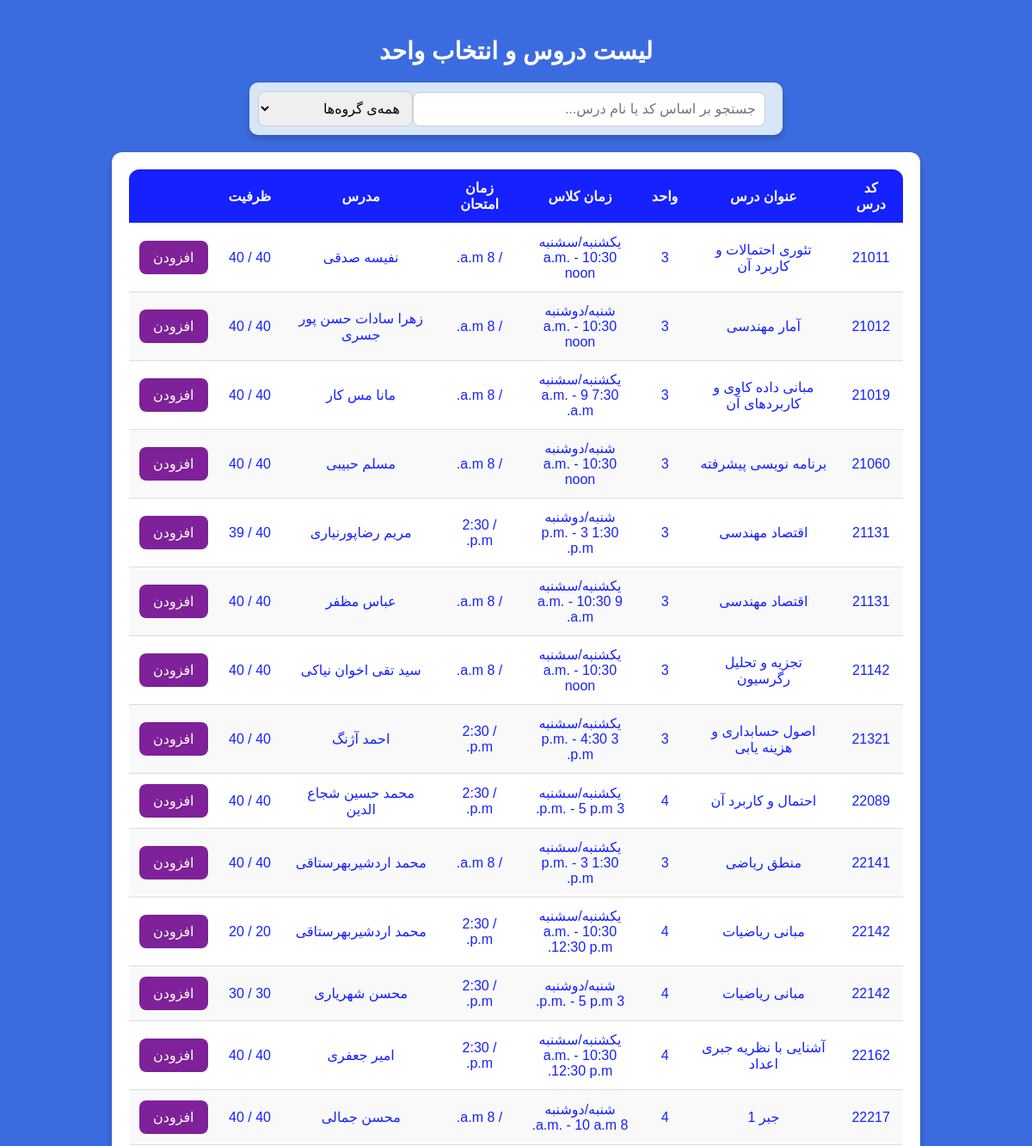
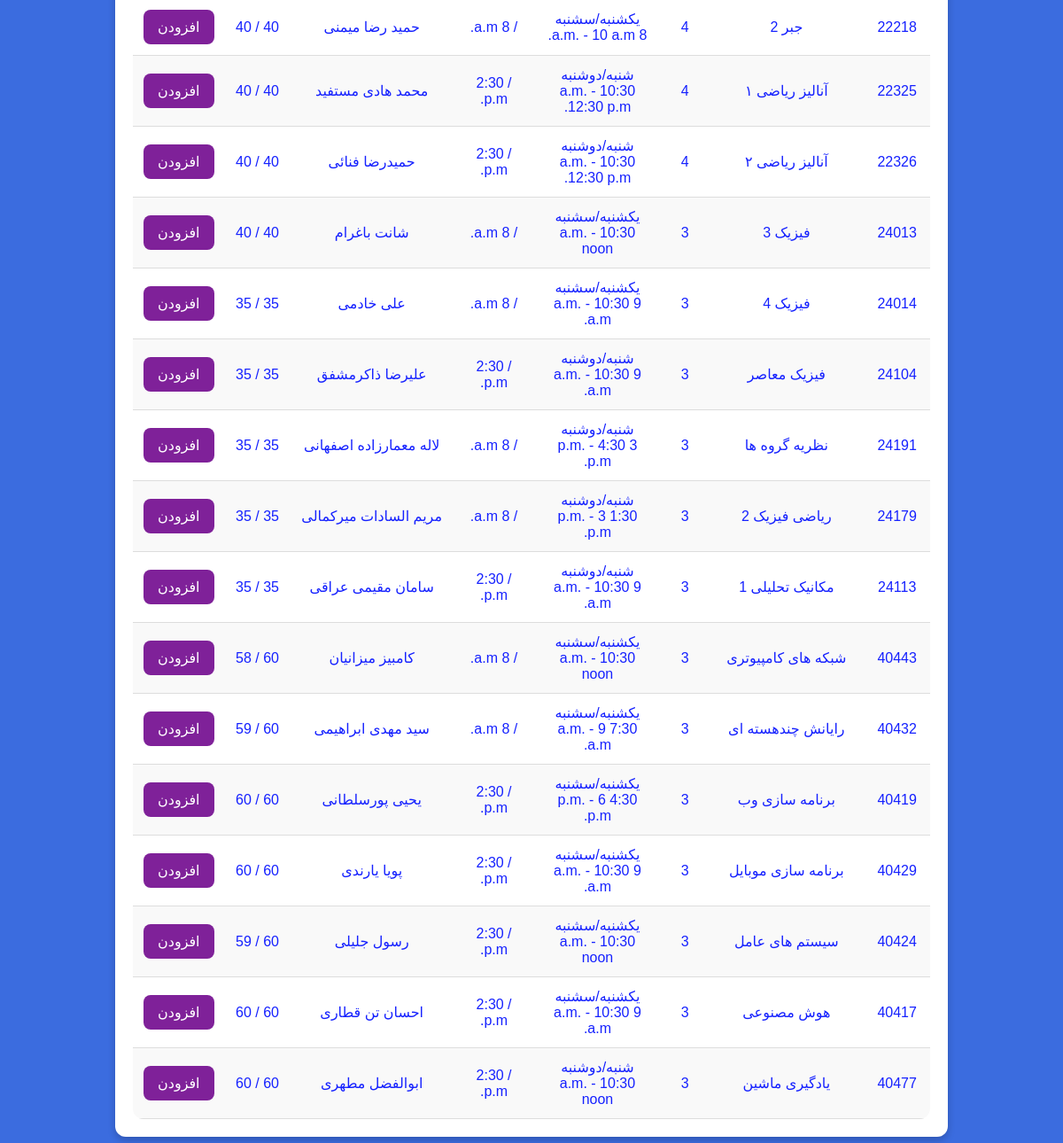
Page /courses/ on the committed database (2 pictures, top to bottom).
### courses/models.py (models this page shows, shortened)
class Course(models.Model):
    id = models.AutoField(primary_key=True)
    code = models.CharField(null=True, max_length=100, blank=True)
    name = models.CharField(max_length=100)
    credits = models.IntegerField()
    classDays = models.CharField(max_length=20, choices=WEEKDAY_CHOICES, null=True)  # Stores "Sunday/Tuesday", etc.
    startTime = models.TimeField(null=True)
    endTime = models.TimeField(null=True)
    examDate = jmodels.jDateField(null=True, verbose_name="Exam Date (Jalali)")  # Jalali Date ONLY
    examTime = models.TimeField(null=True, verbose_name="Exam Time")  # Time ONLY
    capacity = models.IntegerField()
    remainingCapacity = models.IntegerField()
    department = models.ForeignKey(Department, on_delete=models.CASCADE, related_name='courses')
    instructor = models.ForeignKey(Instructor, on_delete=models.CASCADE, related_name='courses')

class Instructor(models.Model):
    id = models.AutoField(primary_key=True)
    name = models.CharField(max_length=100, unique=True)  # Ensure unique instructor names
    department = models.ForeignKey(Department, on_delete=models.CASCADE, related_name='instructors')

### courses/views.py (the view)
# urls.py: path('courses/', CourseListView.as_view(), name='course_list')
class CourseListView(ListView): #loggin requierd add later
    model = Course
    template_name = 'course_list.html'
    context_object_name = 'courses'
    def get_context_data(self, **kwargs):
        context = super().get_context_data(**kwargs)
        context['departments'] = Department.objects.all()  # Send department list
        return context

### courses/templates/course_list.html (shortened to what this page needs)
<!DOCTYPE html>
<html lang="en">
<head>
    {% load static %}
    <link rel="stylesheet" href="{% static 'courses/courseList.css' %}">
</head>
<body>
    <h2>لیست دروس و انتخاب واحد</h2>
    <div class="search">
        <input type="text" id="searchInput" placeholder="جستجو بر اساس کد یا نام درس...">
        <select id="departmentFilter">
            <option value="">همه‌ی گروه‌ها</option>
        </select>
    </div>
    <div class="container">
        <table>
            <thead>
                <tr>
                    <th>کد درس</th>
                    <th>عنوان درس</th>
                    <th>واحد</th>
                    <th>زمان کلاس</th>
                    <th>زمان امتحان</th>
                    <th>مدرس</th>
                    <th>ظرفیت</th>
                    <th></th>
                </tr>
            </thead>
            <tbody id="courseTable">
                {% for course in courses %}
                <tr data-code="{{ course.code }}" data-name="{{ course.name }}" data-department="{{ course.department.name }}">
                    <td>{{ course.code }}</td>
                    <td>{{ course.name }}</td>
                    <td>{{ course.credits }}</td>
                    <td>
                        <div>{{ course.classDays }}</div>
                        <div>{{ course.startTime }} - {{ course.endTime }}</div>
                    </td>
                    <td>{{ course.examDate }} / {{ course.examTime }}</td>
                    <td>{{ course.instructor.name }}</td>
                    <td>{{ course.capacity }} / {{ course.remainingCapacity }}</td>
                    <td>
                        <button class="add-btn" data-course-id="{{ course.id }}">افزودن</button>
                    </td>
                </tr>
                {% empty %}
                <tr>
                    <td colspan="8" style="text-align:center;">No courses available</td>
                </tr>
                {% endfor %}
            </tbody>
        </table>
    </div>
</body>
</html>

### static/courses/courseList.css (style rules this page uses)
body { direction: rtl; display: flex; flex-direction: column; justify-content: flex-start; align-items: center; min-height: 100vh; margin: 0; background-color: #3b6cdf; font-family: 'Arial', sans-serif; color: white; padding: 20px; }
h2 { margin-bottom: 20px; font-size: 28px; }
.search { display: flex; align-items: center; justify-content: center; background-color: #d7e6f9; padding: 10px; width: 100%; max-width: 600px; border-radius: 10px; box-shadow: 0 4px 8px rgba(0, 0, 0, 0.2); }
.search input, .search select { padding: 10px; font-size: 16px; border: 1px solid #ccc; border-radius: 8px; outline: none; }
.search input { flex: 1; margin-right: 10px; }
.search select { width: 180px; }
.container { background-color: #ffffff; border-radius: 12px; box-shadow: 0 4px 8px rgba(0, 0, 0, 0.2); width: 80%; max-width: 900px; padding: 20px; text-align: center; margin: 20px auto; color: #1521ff; overflow-x: auto; }
table { width: 100%; border-collapse: collapse; background: white; border-radius: 12px; overflow: hidden; }
thead { background: #1521ff; color: white; }
th, td { padding: 12px; text-align: center; border-bottom: 1px solid #ddd; }
tbody tr:nth-child(even) { background: #f9f9f9; }
.add-btn { background-color: #7f2199; color: white; border: none; padding: 10px 16px; font-size: 16px; border-radius: 8px; cursor: pointer; transition: background 0.3s ease, transform 0.2s ease; }

### rows in the picture
Course: code "21011", name "تئوری احتمالات و کاربرد آن", credits "3", classDays "یکشنبه/سشنبه", startTime "10:30 a.m.", endTime "noon", examTime "8 a.m.", instructor.name "نفیسه صدقی", capacity "40", remainingCapacity "40"
Course: code "21012", name "آمار مهندسی", credits "3", classDays "شنبه/دوشنبه", startTime "10:30 a.m.", endTime "noon", examTime "8 a.m.", instructor.name "زهرا سادات حسن پور جسری", capacity "40", remainingCapacity "40"
Course: code "21019", name "مبانی داده کاوی و کاربردهای آن", credits "3", classDays "یکشنبه/سشنبه", startTime "7:30 a.m.", endTime "9 a.m.", examTime "8 a.m.", instructor.name "مانا مس کار", capacity "40", remainingCapacity "40"
Course: code "21060", name "برنامه نویسی پیشرفته", credits "3", classDays "شنبه/دوشنبه", startTime "10:30 a.m.", endTime "noon", examTime "8 a.m.", instructor.name "مسلم حبیبی", capacity "40", remainingCapacity "40"
Course: code "21131", name "اقتصاد مهندسی", credits "3", classDays "شنبه/دوشنبه", startTime "1:30 p.m.", endTime "3 p.m.", examTime "2:30 p.m.", instructor.name "مریم رضاپورنیاری", capacity "40", remainingCapacity "39"
Course: code "21131", name "اقتصاد مهندسی", credits "3", classDays "یکشنبه/سشنبه", startTime "9 a.m.", endTime "10:30 a.m.", examTime "8 a.m.", instructor.name "عباس مظفر", capacity "40", remainingCapacity "40"
Course: code "21142", name "تجزیه و تحلیل رگرسیون", credits "3", classDays "یکشنبه/سشنبه", startTime "10:30 a.m.", endTime "noon", examTime "8 a.m.", instructor.name "سید تقی اخوان نیاکی", capacity "40", remainingCapacity "40"
Course: code "21321", name "اصول حسابداری و هزینه یابی", credits "3", classDays "یکشنبه/سشنبه", startTime "3 p.m.", endTime "4:30 p.m.", examTime "2:30 p.m.", instructor.name "احمد آژنگ", capacity "40", remainingCapacity "40"
Course: code "22089", name "احتمال و کاربرد آن", credits "4", classDays "یکشنبه/سشنبه", startTime "3 p.m.", endTime "5 p.m.", examTime "2:30 p.m.", instructor.name "محمد حسین شجاع الدین", capacity "40", remainingCapacity "40"
Course: code "22141", name "منطق ریاضی", credits "3", classDays "یکشنبه/سشنبه", startTime "1:30 p.m.", endTime "3 p.m.", examTime "8 a.m.", instructor.name "محمد اردشیربهرستاقی", capacity "40", remainingCapacity "40"
Course: code "22142", name "مبانی ریاضیات", credits "4", classDays "یکشنبه/سشنبه", startTime "10:30 a.m.", endTime "12:30 p.m.", examTime "2:30 p.m.", instructor.name "محمد اردشیربهرستاقی", capacity "20", remainingCapacity "20"
Course: code "22142", name "مبانی ریاضیات", credits "4", classDays "شنبه/دوشنبه", startTime "3 p.m.", endTime "5 p.m.", examTime "2:30 p.m.", instructor.name "محسن شهریاری", capacity "30", remainingCapacity "30"
Course: code "22162", name "آشنایی با نظریه جبری اعداد", credits "4", classDays "یکشنبه/سشنبه", startTime "10:30 a.m.", endTime "12:30 p.m.", examTime "2:30 p.m.", instructor.name "امیر جعفری", capacity "40", remainingCapacity "40"
Course: code "22217", name "جبر 1", credits "4", classDays "شنبه/دوشنبه", startTime "8 a.m.", endTime "10 a.m.", examTime "8 a.m.", instructor.name "محسن جمالی", capacity "40", remainingCapacity "40"
Course: code "22218", name "جبر 2", credits "4", classDays "یکشنبه/سشنبه", startTime "8 a.m.", endTime "10 a.m.", examTime "8 a.m.", instructor.name "حمید رضا میمنی", capacity "40", remainingCapacity "40"
Course: code "22325", name "آنالیز ریاضی ۱", credits "4", classDays "شنبه/دوشنبه", startTime "10:30 a.m.", endTime "12:30 p.m.", examTime "2:30 p.m.", instructor.name "محمد هادی مستفید", capacity "40", remainingCapacity "40"
Course: code "22326", name "آنالیز ریاضی ۲", credits "4", classDays "شنبه/دوشنبه", startTime "10:30 a.m.", endTime "12:30 p.m.", examTime "2:30 p.m.", instructor.name "حمیدرضا فنائی", capacity "40", remainingCapacity "40"
Course: code "24013", name "فیزیک 3", credits "3", classDays "یکشنبه/سشنبه", startTime "10:30 a.m.", endTime "noon", examTime "8 a.m.", instructor.name "شانت باغرام", capacity "40", remainingCapacity "40"
Course: code "24014", name "فیزیک 4", credits "3", classDays "یکشنبه/سشنبه", startTime "9 a.m.", endTime "10:30 a.m.", examTime "8 a.m.", instructor.name "علی خادمی", capacity "35", remainingCapacity "35"
Course: code "24104", name "فیزیک معاصر", credits "3", classDays "شنبه/دوشنبه", startTime "9 a.m.", endTime "10:30 a.m.", examTime "2:30 p.m.", instructor.name "علیرضا ذاکرمشفق", capacity "35", remainingCapacity "35"
Course: code "24191", name "نظریه گروه ها", credits "3", classDays "شنبه/دوشنبه", startTime "3 p.m.", endTime "4:30 p.m.", examTime "8 a.m.", instructor.name "لاله معمارزاده اصفهانی", capacity "35", remainingCapacity "35"
Course: code "24179", name "ریاضی فیزیک 2", credits "3", classDays "شنبه/دوشنبه", startTime "1:30 p.m.", endTime "3 p.m.", examTime "8 a.m.", instructor.name "مریم السادات میرکمالی", capacity "35", remainingCapacity "35"
Course: code "24113", name "مکانیک تحلیلی 1", credits "3", classDays "شنبه/دوشنبه", startTime "9 a.m.", endTime "10:30 a.m.", examTime "2:30 p.m.", instructor.name "سامان مقیمی عراقی", capacity "35", remainingCapacity "35"
Course: code "40443", name "شبکه های کامپیوتری", credits "3", classDays "یکشنبه/سشنبه", startTime "10:30 a.m.", endTime "noon", examTime "8 a.m.", instructor.name "کامبیز میزانیان", capacity "60", remainingCapacity "58"
Course: code "40432", name "رایانش چندهسته ای", credits "3", classDays "یکشنبه/سشنبه", startTime "7:30 a.m.", endTime "9 a.m.", examTime "8 a.m.", instructor.name "سید مهدی ابراهیمی", capacity "60", remainingCapacity "59"
Course: code "40419", name "برنامه سازی وب", credits "3", classDays "یکشنبه/سشنبه", startTime "4:30 p.m.", endTime "6 p.m.", examTime "2:30 p.m.", instructor.name "یحیی پورسلطانی", capacity "60", remainingCapacity "60"
Course: code "40429", name "برنامه سازی موبایل", credits "3", classDays "یکشنبه/سشنبه", startTime "9 a.m.", endTime "10:30 a.m.", examTime "2:30 p.m.", instructor.name "پویا یارندی", capacity "60", remainingCapacity "60"
Course: code "40424", name "سیستم های عامل", credits "3", classDays "یکشنبه/سشنبه", startTime "10:30 a.m.", endTime "noon", examTime "2:30 p.m.", instructor.name "رسول جلیلی", capacity "60", remainingCapacity "59"
Course: code "40417", name "هوش مصنوعی", credits "3", classDays "یکشنبه/سشنبه", startTime "9 a.m.", endTime "10:30 a.m.", examTime "2:30 p.m.", instructor.name "احسان تن قطاری", capacity "60", remainingCapacity "60"
Course: code "40477", name "یادگیری ماشین", credits "3", classDays "شنبه/دوشنبه", startTime "10:30 a.m.", endTime "noon", examTime "2:30 p.m.", instructor.name "ابوالفضل مطهری", capacity "60", remainingCapacity "60"
